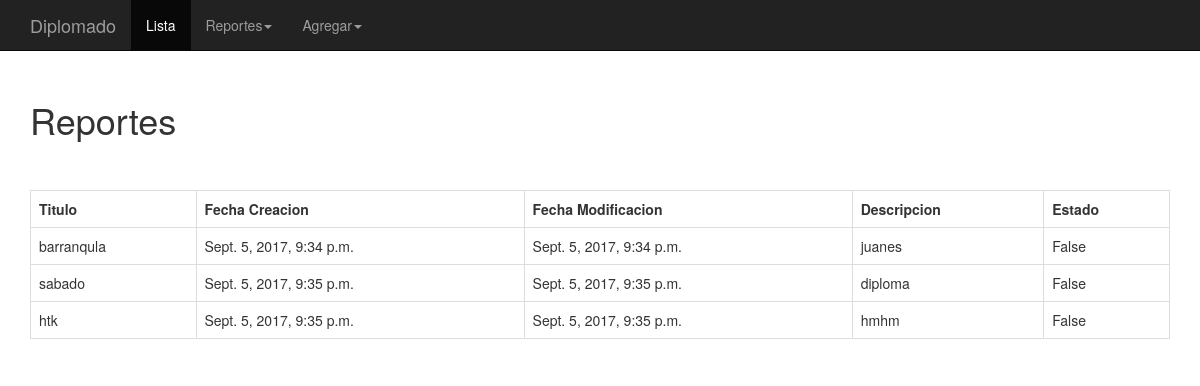
/tareas/pendientes/, run on the app's committed database.
### tareas/models.py (models this page shows, shortened)
@python_2_unicode_compatible  # only if you need to support Python 2
class Tareas(models.Model):
    id_lista = models.ForeignKey(Lista, on_delete=models.CASCADE)
    titulo_tarea = models.CharField(max_length=200, unique=True)
    estado_tarea = models.BooleanField(default=False)
    descripcion_tarea = models.TextField(help_text='Describe la Tarea', blank=True)
    fecha_creacion_tarea = models.DateTimeField(auto_now_add=True)
    fecha_modificacion_tarea = models.DateTimeField(auto_now=True)

### tareas/views.py (the view)
class TareasPendientesView(generic.ListView):
    template_name = 'tareas/reportes.html'
    context_object_name = 'lista'
    def get_queryset(self):
        return Tareas.objects.filter(estado_tarea="False")

### tareas/templates/tareas/reportes.html (shortened to what this page needs)
{% extends 'base.html' %}
{% block container %}
<h1> Reportes </h1>
<br><br>
<table class="table table-hover table-bordered">
<tr ><th>Titulo</th><th>Fecha Creacion</th><th>Fecha Modificacion</th><th>Descripcion</th><th>Estado</th></tr>
{% for l in lista %}
  <tr><td>{{l.titulo_tarea }}</td><td>{{l.fecha_creacion_tarea }}</td><td>{{l.fecha_modificacion_tarea }}</td><td>{{l.descripcion_tarea }}</td><td>{{l.estado_tarea }}</td></tr>
{% endfor %}
</table>
{% endblock container %}

### templates/base.html (shortened to what this page needs)
{% load staticfiles %}
<!DOCTYPE html>
<html lang="en">
  <head>
    <link href="https://maxcdn.bootstrapcdn.com/bootstrap/3.3.6/css/bootstrap.min.css" rel="stylesheet">
  </head>
  <body>
    <nav class="navbar navbar-inverse navbar-fixed-top">
      <div class="container">
        <div class="navbar-header">
          <a class="navbar-brand" >Diplomado</a>
        </div>
        <div id="navbar" class="collapse navbar-collapse">
          <ul class="nav navbar-nav">
          <li class="active"><a href="{% url 'tareas:index' %}">Lista <span class="sr-only">(current)</span></a></li>
         <li class="dropdown">
          <a href="#" class="dropdown-toggle" data-toggle="dropdown" role="button" aria-haspopup="true" aria-expanded="false">Reportes<span class="caret"></span></a>
            </li>
                 <li class="dropdown">
          <a href="#" class="dropdown-toggle" data-toggle="dropdown" role="button" aria-haspopup="true" aria-expanded="false">Agregar<span class="caret"></span></a>
            </li>
          </ul>
        </div>
      </div>
    </nav>
    <div class="container">
        <br/>
        <br/>
        <br/>
        <br/>
        {% block container %}
        {% endblock container %}
    </div>
  </body>
</html>

### data on the page
Tareas: titulo_tarea "barranqula", fecha_creacion_tarea "Sept. 5, 2017, 9:34 p.m.", fecha_modificacion_tarea "Sept. 5, 2017, 9:34 p.m.", descripcion_tarea "juanes", estado_tarea "False"
Tareas: titulo_tarea "sabado", fecha_creacion_tarea "Sept. 5, 2017, 9:35 p.m.", fecha_modificacion_tarea "Sept. 5, 2017, 9:35 p.m.", descripcion_tarea "diploma", estado_tarea "False"
Tareas: titulo_tarea "htk", fecha_creacion_tarea "Sept. 5, 2017, 9:35 p.m.", fecha_modificacion_tarea "Sept. 5, 2017, 9:35 p.m.", descripcion_tarea "hmhm", estado_tarea "False"
